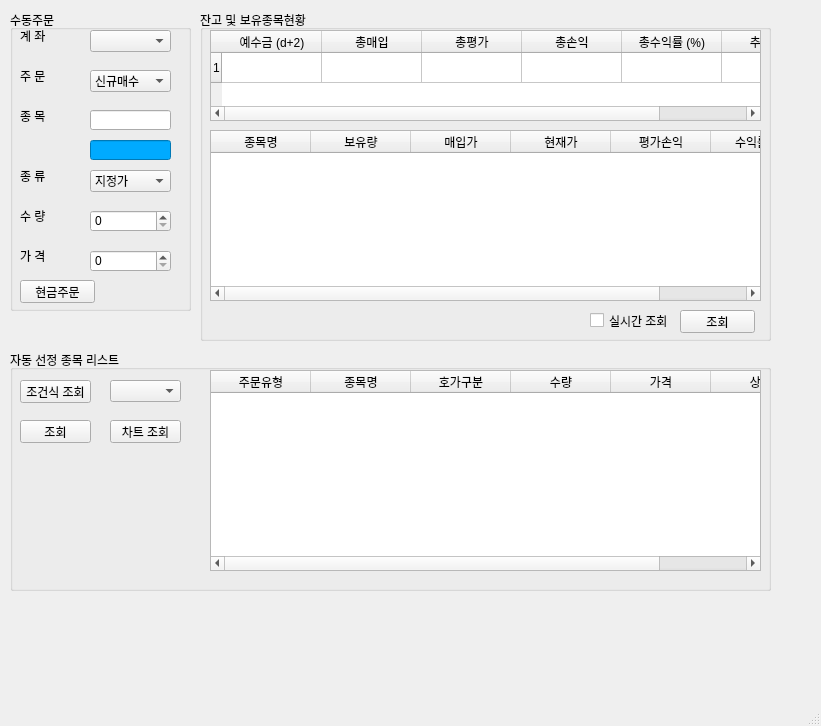
<?xml version="1.0" encoding="UTF-8"?>
<ui version="4.0">
 <class>MainWindow</class>
 <widget class="QMainWindow" name="MainWindow">
  <property name="geometry">
   <rect>
    <x>0</x>
    <y>0</y>
    <width>821</width>
    <height>726</height>
   </rect>
  </property>
  <property name="windowTitle">
   <string>MainWindow</string>
  </property>
  <widget class="QWidget" name="centralwidget">
   <widget class="QGroupBox" name="groupBox">
    <property name="geometry">
     <rect>
      <x>10</x>
      <y>10</y>
      <width>181</width>
      <height>301</height>
     </rect>
    </property>
    <property name="title">
     <string>수동주문</string>
    </property>
    <widget class="QLabel" name="label">
     <property name="geometry">
      <rect>
       <x>10</x>
       <y>20</y>
       <width>56</width>
       <height>12</height>
      </rect>
     </property>
     <property name="text">
      <string>계 좌</string>
     </property>
    </widget>
    <widget class="QLabel" name="label_2">
     <property name="geometry">
      <rect>
       <x>10</x>
       <y>60</y>
       <width>56</width>
       <height>12</height>
      </rect>
     </property>
     <property name="text">
      <string>주 문</string>
     </property>
    </widget>
    <widget class="QLabel" name="label_3">
     <property name="geometry">
      <rect>
       <x>10</x>
       <y>100</y>
       <width>56</width>
       <height>12</height>
      </rect>
     </property>
     <property name="text">
      <string>종 목</string>
     </property>
    </widget>
    <widget class="QLabel" name="label_4">
     <property name="geometry">
      <rect>
       <x>10</x>
       <y>160</y>
       <width>56</width>
       <height>12</height>
      </rect>
     </property>
     <property name="text">
      <string>종 류</string>
     </property>
    </widget>
    <widget class="QLabel" name="label_5">
     <property name="geometry">
      <rect>
       <x>10</x>
       <y>200</y>
       <width>56</width>
       <height>12</height>
      </rect>
     </property>
     <property name="text">
      <string>수 량</string>
     </property>
    </widget>
    <widget class="QLabel" name="label_6">
     <property name="geometry">
      <rect>
       <x>10</x>
       <y>240</y>
       <width>56</width>
       <height>12</height>
      </rect>
     </property>
     <property name="text">
      <string>가 격</string>
     </property>
    </widget>
    <widget class="QComboBox" name="comboBox">
     <property name="geometry">
      <rect>
       <x>80</x>
       <y>20</y>
       <width>81</width>
       <height>22</height>
      </rect>
     </property>
    </widget>
    <widget class="QComboBox" name="comboBox_2">
     <property name="geometry">
      <rect>
       <x>80</x>
       <y>60</y>
       <width>81</width>
       <height>22</height>
      </rect>
     </property>
     <item>
      <property name="text">
       <string>신규매수</string>
      </property>
     </item>
     <item>
      <property name="text">
       <string>신규매도</string>
      </property>
     </item>
     <item>
      <property name="text">
       <string>매수취소</string>
      </property>
     </item>
     <item>
      <property name="text">
       <string>매도취소</string>
      </property>
     </item>
    </widget>
    <widget class="QComboBox" name="comboBox_3">
     <property name="geometry">
      <rect>
       <x>80</x>
       <y>160</y>
       <width>81</width>
       <height>22</height>
      </rect>
     </property>
     <item>
      <property name="text">
       <string>지정가</string>
      </property>
     </item>
     <item>
      <property name="text">
       <string>시장가</string>
      </property>
     </item>
    </widget>
    <widget class="QLineEdit" name="lineEdit">
     <property name="geometry">
      <rect>
       <x>80</x>
       <y>100</y>
       <width>81</width>
       <height>20</height>
      </rect>
     </property>
    </widget>
    <widget class="QLineEdit" name="lineEdit_2">
     <property name="geometry">
      <rect>
       <x>80</x>
       <y>130</y>
       <width>81</width>
       <height>20</height>
      </rect>
     </property>
     <property name="styleSheet">
      <string notr="true">background-color: rgb(0, 170, 255)</string>
     </property>
    </widget>
    <widget class="QSpinBox" name="spinBox">
     <property name="geometry">
      <rect>
       <x>80</x>
       <y>200</y>
       <width>81</width>
       <height>22</height>
      </rect>
     </property>
     <property name="maximum">
      <number>1000000</number>
     </property>
    </widget>
    <widget class="QSpinBox" name="spinBox_2">
     <property name="geometry">
      <rect>
       <x>80</x>
       <y>240</y>
       <width>81</width>
       <height>22</height>
      </rect>
     </property>
     <property name="maximum">
      <number>1000000000</number>
     </property>
     <property name="singleStep">
      <number>50</number>
     </property>
    </widget>
    <widget class="QPushButton" name="pushButton">
     <property name="geometry">
      <rect>
       <x>10</x>
       <y>270</y>
       <width>75</width>
       <height>23</height>
      </rect>
     </property>
     <property name="text">
      <string>현금주문</string>
     </property>
    </widget>
   </widget>
   <widget class="QGroupBox" name="groupBox_2">
    <property name="geometry">
     <rect>
      <x>200</x>
      <y>10</y>
      <width>571</width>
      <height>331</height>
     </rect>
    </property>
    <property name="title">
     <string>잔고 및 보유종목현황</string>
    </property>
    <widget class="QTableWidget" name="tableWidget">
     <property name="geometry">
      <rect>
       <x>10</x>
       <y>20</y>
       <width>551</width>
       <height>91</height>
      </rect>
     </property>
     <property name="rowCount">
      <number>1</number>
     </property>
     <row/>
     <column>
      <property name="text">
       <string>예수금 (d+2)</string>
      </property>
     </column>
     <column>
      <property name="text">
       <string>총매입</string>
      </property>
     </column>
     <column>
      <property name="text">
       <string>총평가</string>
      </property>
     </column>
     <column>
      <property name="text">
       <string>총손익</string>
      </property>
     </column>
     <column>
      <property name="text">
       <string>총수익률 (%)</string>
      </property>
     </column>
     <column>
      <property name="text">
       <string>추정자산</string>
      </property>
     </column>
    </widget>
    <widget class="QTableWidget" name="tableWidget_2">
     <property name="geometry">
      <rect>
       <x>10</x>
       <y>120</y>
       <width>551</width>
       <height>171</height>
      </rect>
     </property>
     <column>
      <property name="text">
       <string>종목명</string>
      </property>
     </column>
     <column>
      <property name="text">
       <string>보유량</string>
      </property>
     </column>
     <column>
      <property name="text">
       <string>매입가</string>
      </property>
     </column>
     <column>
      <property name="text">
       <string>현재가</string>
      </property>
     </column>
     <column>
      <property name="text">
       <string>평가손익</string>
      </property>
     </column>
     <column>
      <property name="text">
       <string>수익률(%)</string>
      </property>
     </column>
    </widget>
    <widget class="QCheckBox" name="checkBox">
     <property name="geometry">
      <rect>
       <x>390</x>
       <y>300</y>
       <width>81</width>
       <height>21</height>
      </rect>
     </property>
     <property name="text">
      <string>실시간 조회</string>
     </property>
    </widget>
    <widget class="QPushButton" name="pushButton_2">
     <property name="geometry">
      <rect>
       <x>480</x>
       <y>300</y>
       <width>75</width>
       <height>23</height>
      </rect>
     </property>
     <property name="text">
      <string>조회</string>
     </property>
    </widget>
   </widget>
   <widget class="QGroupBox" name="groupBox_3">
    <property name="geometry">
     <rect>
      <x>10</x>
      <y>350</y>
      <width>761</width>
      <height>241</height>
     </rect>
    </property>
    <property name="title">
     <string>자동 선정 종목 리스트</string>
    </property>
    <widget class="QTableWidget" name="tableWidget_4">
     <property name="geometry">
      <rect>
       <x>200</x>
       <y>20</y>
       <width>551</width>
       <height>201</height>
      </rect>
     </property>
     <column>
      <property name="text">
       <string>주문유형</string>
      </property>
     </column>
     <column>
      <property name="text">
       <string>종목명</string>
      </property>
     </column>
     <column>
      <property name="text">
       <string>호가구분</string>
      </property>
     </column>
     <column>
      <property name="text">
       <string>수량</string>
      </property>
     </column>
     <column>
      <property name="text">
       <string>가격</string>
      </property>
     </column>
     <column>
      <property name="text">
       <string>상태</string>
      </property>
     </column>
    </widget>
   </widget>
   <widget class="QComboBox" name="comboBox_4">
    <property name="geometry">
     <rect>
      <x>110</x>
      <y>380</y>
      <width>71</width>
      <height>22</height>
     </rect>
    </property>
   </widget>
   <widget class="QPushButton" name="pushButton_7">
    <property name="geometry">
     <rect>
      <x>110</x>
      <y>420</y>
      <width>71</width>
      <height>23</height>
     </rect>
    </property>
    <property name="text">
     <string>차트 조회</string>
    </property>
   </widget>
   <widget class="QPushButton" name="pushButton_5">
    <property name="geometry">
     <rect>
      <x>20</x>
      <y>380</y>
      <width>71</width>
      <height>23</height>
     </rect>
    </property>
    <property name="text">
     <string>조건식 조회</string>
    </property>
   </widget>
   <widget class="QPushButton" name="pushButton_6">
    <property name="geometry">
     <rect>
      <x>20</x>
      <y>420</y>
      <width>71</width>
      <height>23</height>
     </rect>
    </property>
    <property name="text">
     <string>조회</string>
    </property>
   </widget>
  </widget>
  <widget class="QMenuBar" name="menubar">
   <property name="geometry">
    <rect>
     <x>0</x>
     <y>0</y>
     <width>821</width>
     <height>21</height>
    </rect>
   </property>
  </widget>
  <widget class="QStatusBar" name="statusbar"/>
 </widget>
 <resources/>
 <connections/>
</ui>
